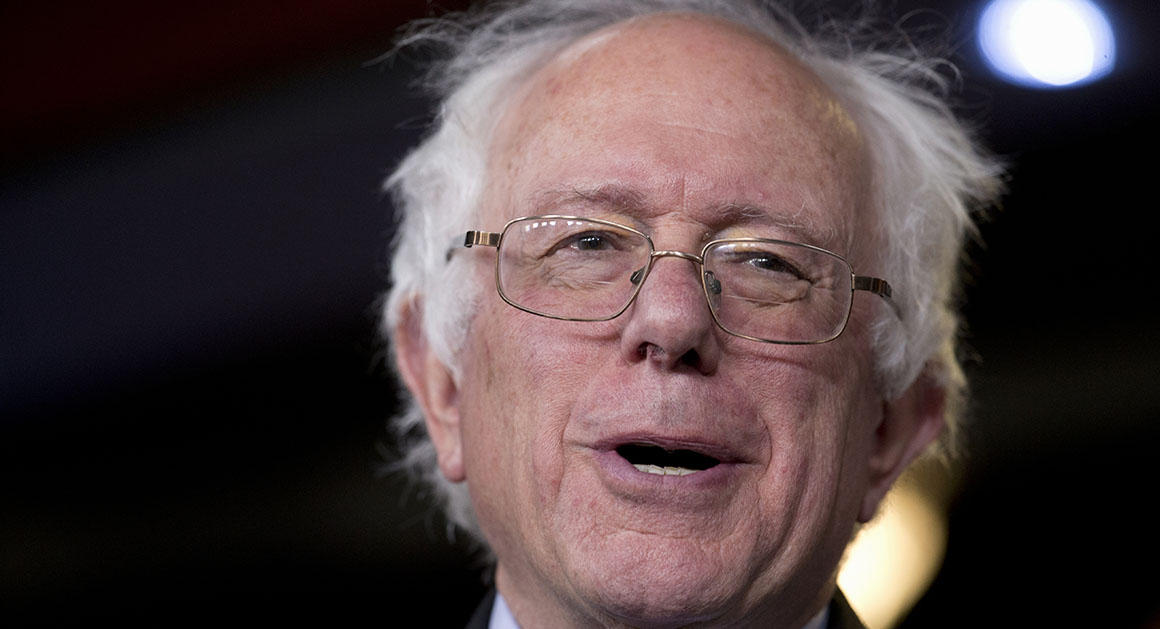
#> input picture ESTJ/000003.jpg, 1160 x 629 px, given as the content of the folder istj, which was not available
$ jupyter execute --allow-errors facial32.ipynb
#> lines starting #> are read from the running program, lines starting #| are printed output that depends on the picture; pictures that were not available may be replaced by others from this repository, and a replacement may not be noted
#> further down, img is the input picture: shape (629, 1160, 3); mean B, G, R 60.5, 60, 74.1
#> `gray = cv2.cvtColor(img, cv2.COLOR_BGR2GRAY)`:
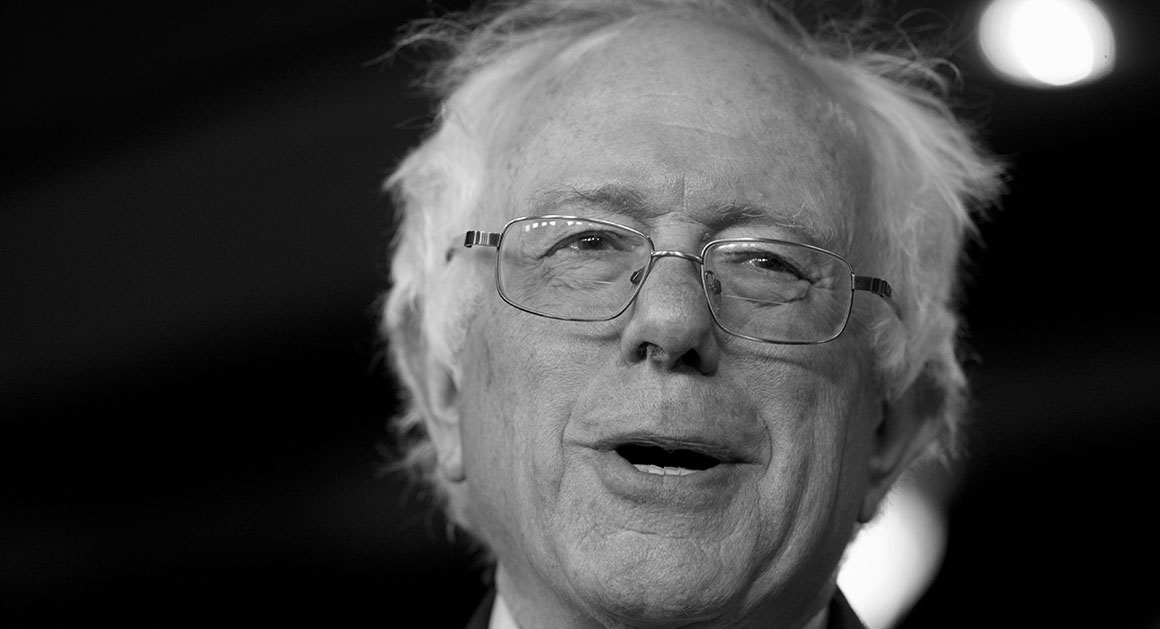
#> gray: shape (629, 1160); min 0, max 255, mean 64.3
#> the loop `for j in face_detection_option:` made 2 passes
#> `(x,y,w,h) = face_detected[0]`: x = 412; y = 68; w = 482
#> the loop `for j in eyes_detection_option:` made 2 passes
#> `(ex,ey,ew,eh) = eyes_detected[0]`: ex = 623; ey = 336; ew = 38
#> `(ex2,ey2,ew2,eh2) = eyes_detected[1]`: ex2 = 903; ey2 = 65; ew2 = 52
#> `ey = ey + eh/2`: ey = 355
#> `ey2 = ey2 + eh2/2`: ey2 = 91
#> `ex = ex + ew/2`: ex = 642
#> `ex2 = ex2 + ew2/2`: ex2 = 929
#> `dy = (ey2 - ey)`: dy = -264
#> `dx = (ex2 - ex)`: dx = 287
#> `angle = np.arctan(dy/dx)`: angle = -0.744
#> `angle = (angle * 180) / np.pi`: angle = -42.61
#> `M = cv2.getRotationMatrix2D((cols/2, rows/2), angle, 1)`: M = [[0.736, -0.677, 366], [0.677, 0.736, -309.6]]
#> `img_rotated = cv2.warpAffine(gray, M, (cols, rows))`:
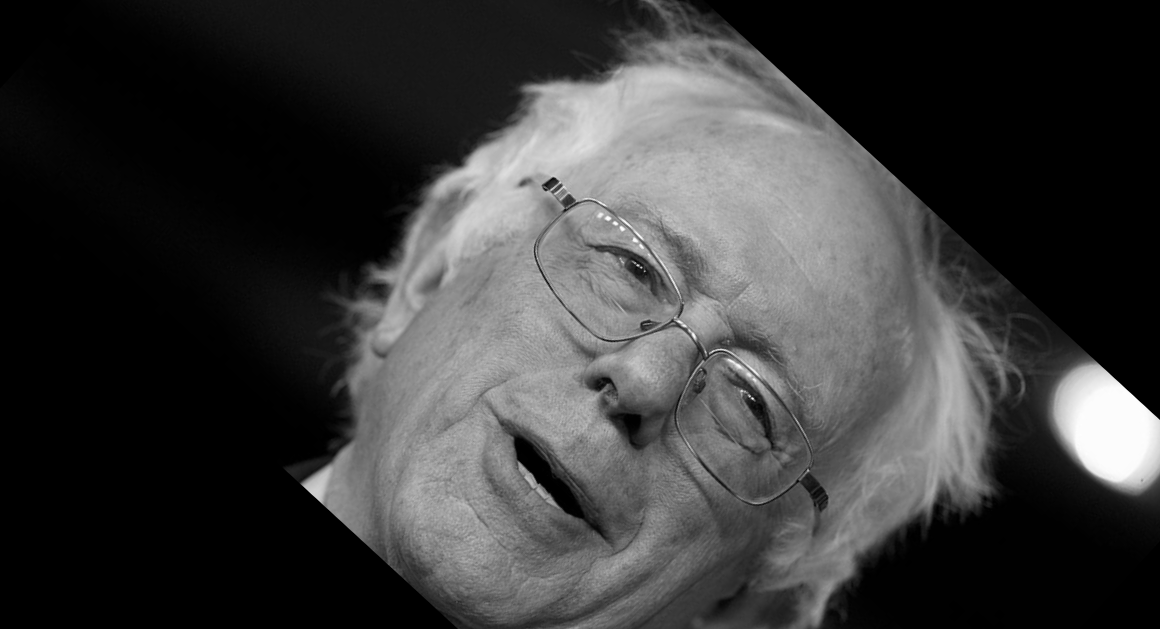
#> img_rotated: shape (629, 1160); min 0, max 254, mean 57.9
#> `img_cropped = img_rotated[y:y+h, x:x+w]`:
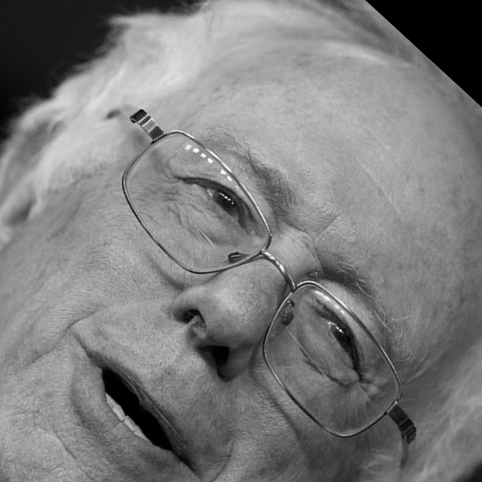
#> img_cropped: shape (482, 482); min 0, max 254, mean 124.7
#> `img_resized = cv2.resize(img_cropped, (width, height), interpolation =..`:
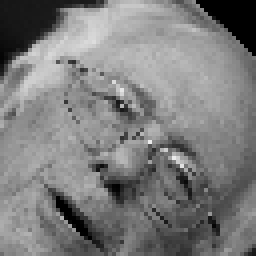
#> img_resized: shape (64, 64) (shown 4 times larger); min 0, max 234, mean 124.7
[cell 1]
#import cv2
import pandas as pd
import numpy as np
import cv2

import os

MBTI = ["istj", "isfj", "infj", "intj", "istp", "isfp", "infp", "intp", "estp", "esfp", "enfp", "entp", "estj", "esfj", "enfj", "entj"]


#DataFrame to store the file name and MBTI

width = 64
height = 64

#> (the rest of this cell did not finish here and is left out)

$ run again, on ESTJ/000022.jpg
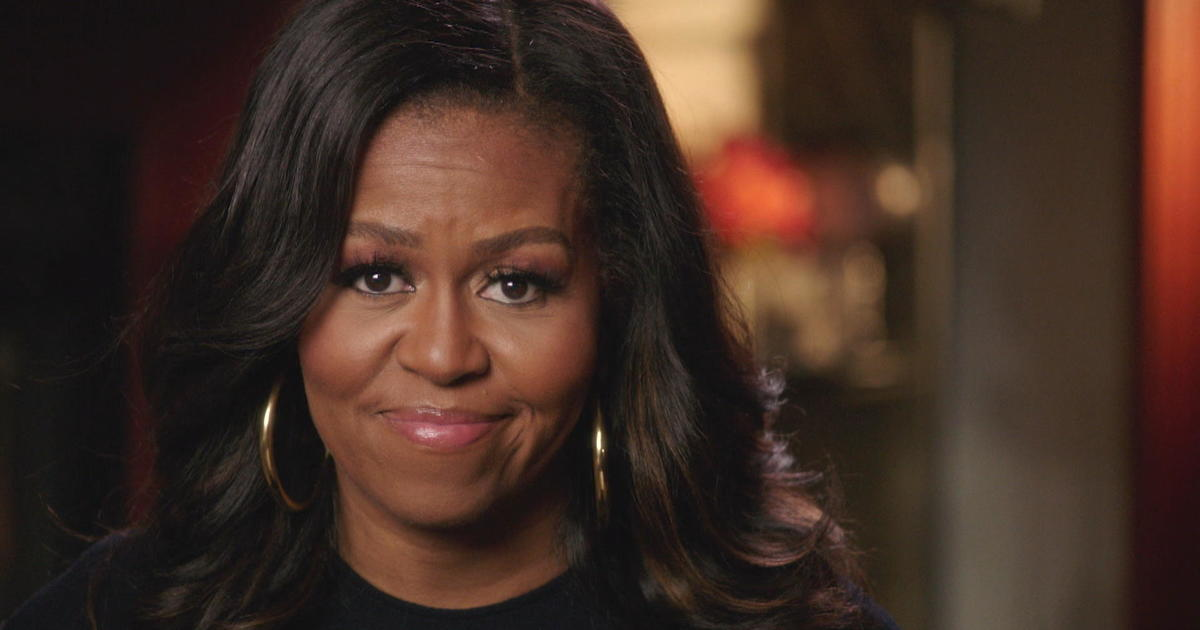
#> input picture ESTJ/000022.jpg, 1200 x 630 px, given as the content of the folder istj, which was not available
#> img is the input picture: shape (630, 1200, 3); mean B, G, R 36.3, 45.5, 65.8
#> `gray = cv2.cvtColor(img, cv2.COLOR_BGR2GRAY)`:
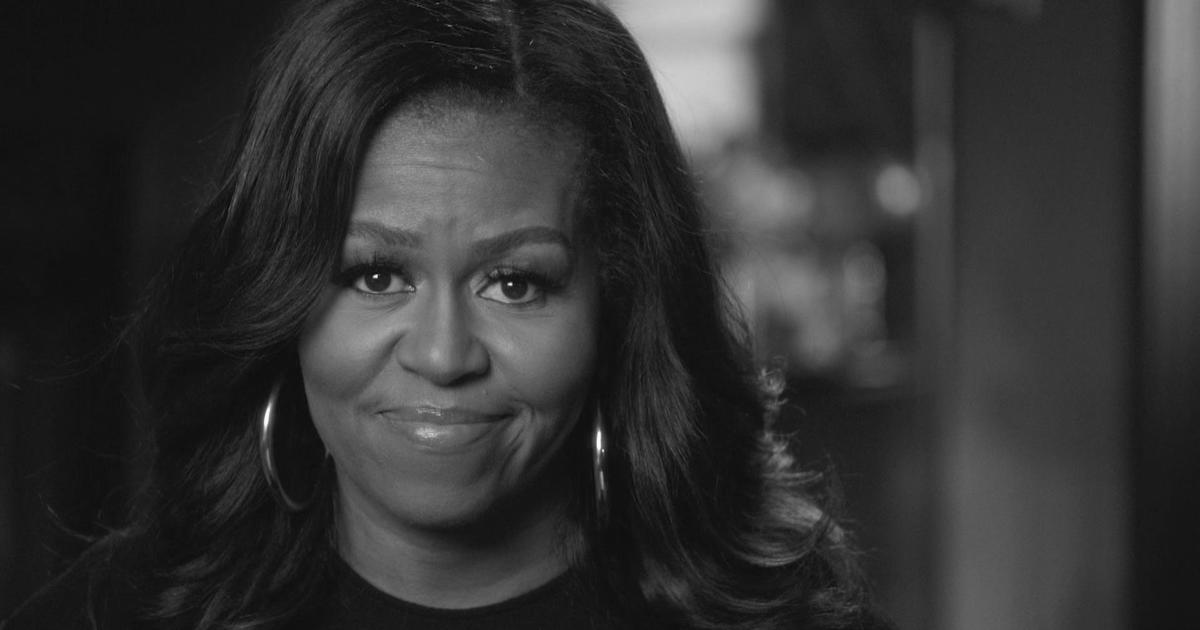
#> gray: shape (630, 1200); min 1, max 252, mean 50.5
#> the loop `for j in face_detection_option:` made 2 passes
#> x = 274; y = 142; w = 351
#> the loop `for j in eyes_detection_option:` made 1 pass
#> `(ex,ey,ew,eh) = eyes_detected[0]`: ex = 339; ey = 243; ew = 77
#> `(ex2,ey2,ew2,eh2) = eyes_detected[1]`: ex2 = 470; ey2 = 245; ew2 = 85
#> `ey = ey + eh/2`: ey = 281.5
#> `ey2 = ey2 + eh2/2`: ey2 = 287.5
#> `ex = ex + ew/2`: ex = 377.5
#> `ex2 = ex2 + ew2/2`: ex2 = 512.5
#> dy = 6
#> dx = 135
#> `angle = np.arctan(dy/dx)`: angle = 0.0444
#> `angle = (angle * 180) / np.pi`: angle = 2.54
#> M = [[0.999, 0.0444, -13.39], [-0.0444, 0.999, 26.95]]
#> `img_cropped = img_rotated[y:y+h, x:x+w]`:
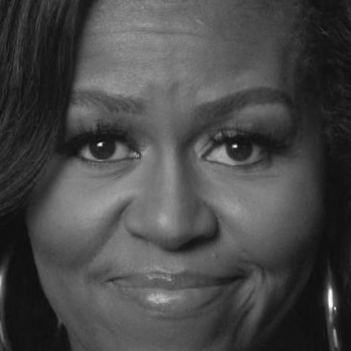
#> img_cropped: shape (351, 351); min 11, max 251, mean 71.9

$ run again, on ESTJ/000032.jpg
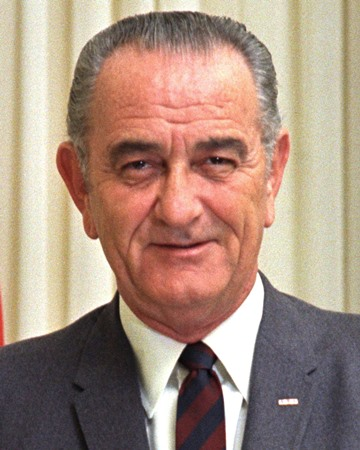
#> input picture ESTJ/000032.jpg, 360 x 450 px, given as the content of the folder istj, which was not available
#> img is the input picture: shape (450, 360, 3); mean B, G, R 126.8, 142.1, 167.8
#> `gray = cv2.cvtColor(img, cv2.COLOR_BGR2GRAY)`:
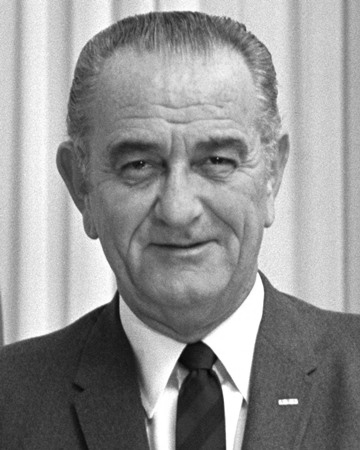
#> gray: shape (450, 360); min 2, max 255, mean 148.1
#> the loop `for j in face_detection_option:` made 1 pass
#> x = 81; y = 87; w = 205
#> the loop `for j in eyes_detection_option:` made 1 pass
#> `(ex,ey,ew,eh) = eyes_detected[0]`: ex = 114; ey = 144; ew = 45
#> `(ex2,ey2,ew2,eh2) = eyes_detected[1]`: ex2 = 197; ey2 = 142; ew2 = 44
#> `ey = ey + eh/2`: ey = 166.5
#> `ey2 = ey2 + eh2/2`: ey2 = 164
#> `ex = ex + ew/2`: ex = 136.5
#> `ex2 = ex2 + ew2/2`: ex2 = 219
#> dy = -2.5
#> dx = 82.5
#> `angle = np.arctan(dy/dx)`: angle = -0.0303
#> `angle = (angle * 180) / np.pi`: angle = -1.74
#> M = [[1, -0.0303, 6.9], [0.0303, 1, -5.35]]
#> `img_resized = cv2.resize(img_cropped, (width, height), interpolation =..`:
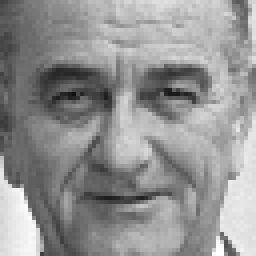
#> img_resized: shape (64, 64) (shown 4 times larger); min 16, max 255, mean 146.4

$ run again, on ESTJ/000038.jpg
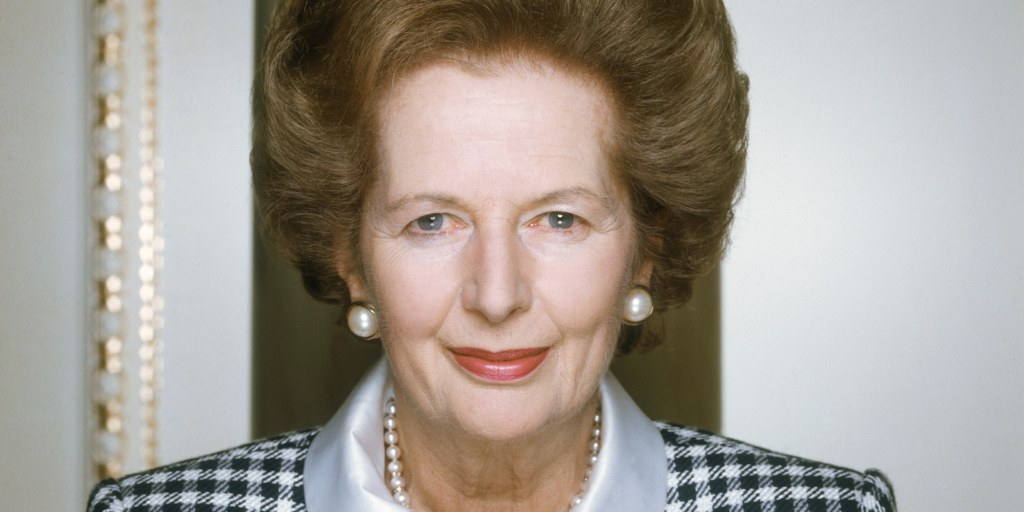
#> input picture ESTJ/000038.jpg, 1024 x 512 px, given as the content of the folder istj, which was not available
#> img is the input picture: shape (512, 1024, 3); mean B, G, R 149.4, 157.5, 164.5
#> `gray = cv2.cvtColor(img, cv2.COLOR_BGR2GRAY)`:
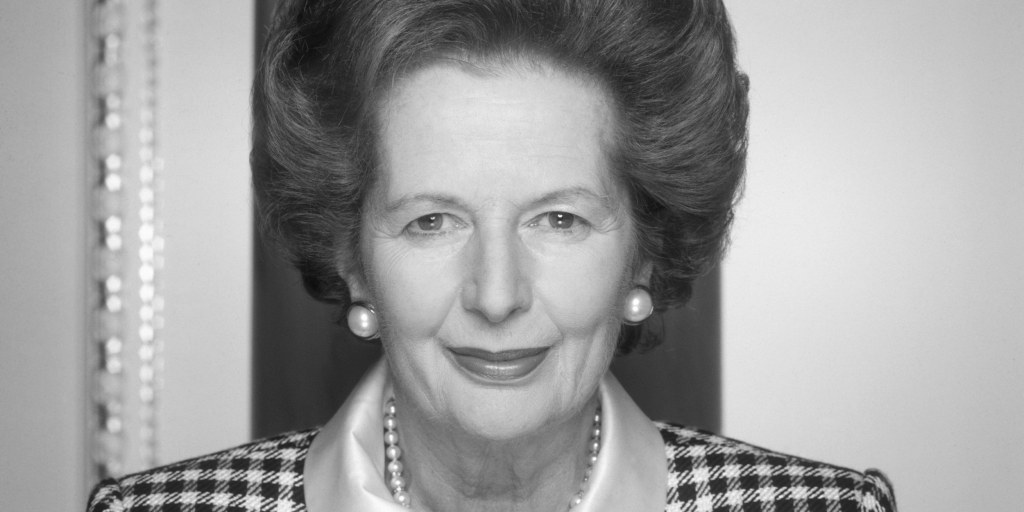
#> gray: shape (512, 1024); min 13, max 255, mean 158.6
#> the loop `for j in face_detection_option:` made 1 pass
#> x = 339; y = 100; w = 322
#> the loop `for j in eyes_detection_option:` made 1 pass
#> `(ex,ey,ew,eh) = eyes_detected[0]`: ex = 529; ey = 192; ew = 60
#> `(ex2,ey2,ew2,eh2) = eyes_detected[1]`: ex2 = 401; ey2 = 195; ew2 = 57
#> `temp = ex`: temp = 529
#> `ex = ex2`: ex = 401
#> `ex2 = temp`: ex2 = 529
#> `temp = ey`: temp = 192
#> `ey = ey2`: ey = 195
#> `ey2 = temp`: ey2 = 192
#> `temp = ew`: temp = 60
#> `ew = ew2`: ew = 57
#> `ew2 = temp`: ew2 = 60
#> `eh = eh2`: eh = 57
#> `eh2 = temp`: eh2 = 60
#> `ey = ey + eh/2`: ey = 223.5
#> `ey2 = ey2 + eh2/2`: ey2 = 222
#> `ex = ex + ew/2`: ex = 429.5
#> `ex2 = ex2 + ew2/2`: ex2 = 559
#> dy = -1.5
#> dx = 129.5
#> `angle = np.arctan(dy/dx)`: angle = -0.0116
#> `angle = (angle * 180) / np.pi`: angle = -0.664
#> M = [[1, -0.0116, 3], [0.0116, 1, -5.91]]
#> `img_resized = cv2.resize(img_cropped, (width, height), interpolation =..`:
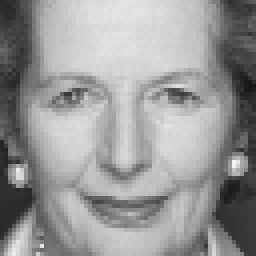
#> img_resized: shape (64, 64) (shown 4 times larger); min 24, max 245, mean 151.8
